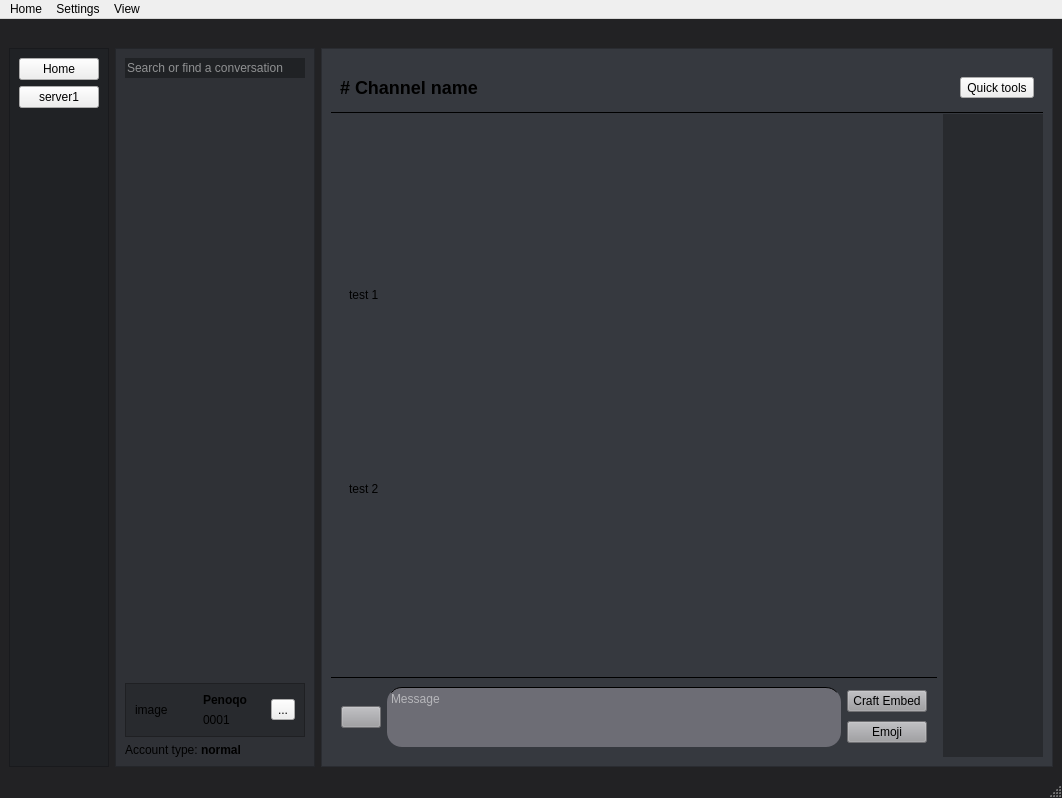
<?xml version="1.0" encoding="UTF-8"?>
<ui version="4.0">
 <class>MainWindow</class>
 <widget class="QMainWindow" name="MainWindow">
  <property name="geometry">
   <rect>
    <x>0</x>
    <y>0</y>
    <width>1062</width>
    <height>798</height>
   </rect>
  </property>
  <property name="windowTitle">
   <string>DiscordClient</string>
  </property>
  <property name="styleSheet">
   <string notr="true">QMainWindow {
background-color: #222224;
}
QScrollBar:vertical {
    border: 2px solid grey;
    background: #32CC99;
    height: 15px;
    margin: 0px 20px 0 20px;
}
QScrollBar::handle:vertical {
    background: white;
    min-width: 20px;
}
QScrollBar::add-line:vertical {
    border: 2px solid grey;
    background: #32CC99;
    width: 20px;
    subcontrol-position: right;
    subcontrol-origin: margin;
}
</string>
  </property>
  <widget class="QWidget" name="centralwidget">
   <layout class="QGridLayout" name="gridLayout">
    <item row="1" column="0">
     <widget class="QFrame" name="frame">
      <property name="minimumSize">
       <size>
        <width>50</width>
        <height>0</height>
       </size>
      </property>
      <property name="maximumSize">
       <size>
        <width>150</width>
        <height>16777215</height>
       </size>
      </property>
      <property name="styleSheet">
       <string notr="true">QFrame {
background-color: #202225;
}
</string>
      </property>
      <property name="frameShape">
       <enum>QFrame::StyledPanel</enum>
      </property>
      <property name="frameShadow">
       <enum>QFrame::Raised</enum>
      </property>
      <layout class="QVBoxLayout" name="verticalLayout">
       <item>
        <widget class="QPushButton" name="guild_1">
         <property name="text">
          <string>Home</string>
         </property>
        </widget>
       </item>
       <item>
        <widget class="QPushButton" name="guild_2">
         <property name="text">
          <string>server1</string>
         </property>
        </widget>
       </item>
       <item>
        <spacer name="verticalSpacer">
         <property name="orientation">
          <enum>Qt::Vertical</enum>
         </property>
         <property name="sizeHint" stdset="0">
          <size>
           <width>20</width>
           <height>40</height>
          </size>
         </property>
        </spacer>
       </item>
      </layout>
     </widget>
    </item>
    <item row="1" column="2">
     <widget class="QFrame" name="main_frame">
      <property name="styleSheet">
       <string notr="true">QFrame#main_frame {
background-color: #36393F;
border-bottom: 1px solid white;
}
QPushButton {
background-color: #9d9da1;
}

QPushButton:hover {
background-color: white;
}</string>
      </property>
      <property name="frameShape">
       <enum>QFrame::StyledPanel</enum>
      </property>
      <property name="frameShadow">
       <enum>QFrame::Raised</enum>
      </property>
      <layout class="QGridLayout" name="gridLayout_2">
       <item row="1" column="1" rowspan="2">
        <widget class="QScrollArea" name="scrollArea_2">
         <property name="minimumSize">
          <size>
           <width>70</width>
           <height>0</height>
          </size>
         </property>
         <property name="maximumSize">
          <size>
           <width>100</width>
           <height>16777215</height>
          </size>
         </property>
         <property name="styleSheet">
          <string notr="true">background-color: #282a2e;
border: 0px;
border-left: #2F3136;</string>
         </property>
         <property name="widgetResizable">
          <bool>true</bool>
         </property>
         <widget class="QWidget" name="scrollAreaWidgetContents_2">
          <property name="geometry">
           <rect>
            <x>0</x>
            <y>0</y>
            <width>100</width>
            <height>617</height>
           </rect>
          </property>
         </widget>
        </widget>
       </item>
       <item row="0" column="0" colspan="2">
        <widget class="QFrame" name="frame_top">
         <property name="minimumSize">
          <size>
           <width>0</width>
           <height>50</height>
          </size>
         </property>
         <property name="maximumSize">
          <size>
           <width>16777215</width>
           <height>40</height>
          </size>
         </property>
         <property name="styleSheet">
          <string notr="true">QFrame{
border: 1 solid black;
border-left: 0px;
border-right: 0px;
border-top: 0px;
}</string>
         </property>
         <property name="frameShape">
          <enum>QFrame::StyledPanel</enum>
         </property>
         <property name="frameShadow">
          <enum>QFrame::Raised</enum>
         </property>
         <layout class="QHBoxLayout" name="horizontalLayout_3">
          <item>
           <widget class="QLabel" name="label_5">
            <property name="styleSheet">
             <string notr="true">border: 0px;</string>
            </property>
            <property name="text">
             <string>&lt;h2&gt;# Channel name&lt;/h2&gt;</string>
            </property>
           </widget>
          </item>
          <item>
           <widget class="QToolButton" name="toolButton">
            <property name="text">
             <string>Quick tools</string>
            </property>
           </widget>
          </item>
         </layout>
        </widget>
       </item>
       <item row="2" column="0">
        <widget class="QFrame" name="frame_bottom">
         <property name="maximumSize">
          <size>
           <width>16777215</width>
           <height>80</height>
          </size>
         </property>
         <property name="styleSheet">
          <string notr="true">QFrame {
border-top: 1px solid black;
}</string>
         </property>
         <property name="frameShape">
          <enum>QFrame::StyledPanel</enum>
         </property>
         <property name="frameShadow">
          <enum>QFrame::Raised</enum>
         </property>
         <layout class="QHBoxLayout" name="horizontalLayout">
          <item>
           <widget class="QPushButton" name="pushButton_2">
            <property name="text">
             <string/>
            </property>
           </widget>
          </item>
          <item>
           <widget class="QTextBrowser" name="textBrowser">
            <property name="styleSheet">
             <string notr="true">QTextBrowser{
border-radius: 15px;
background-color: #6d6d75;
color: white;
}
QTextBrowser:hover {
border: 1px solid white;
}</string>
            </property>
            <property name="readOnly">
             <bool>false</bool>
            </property>
            <property name="placeholderText">
             <string>Message</string>
            </property>
           </widget>
          </item>
          <item>
           <layout class="QVBoxLayout" name="verticalLayout_4">
            <item>
             <widget class="QPushButton" name="pushButton_5">
              <property name="text">
               <string>Craft Embed</string>
              </property>
             </widget>
            </item>
            <item>
             <widget class="QPushButton" name="pushButton_3">
              <property name="text">
               <string>Emoji</string>
              </property>
             </widget>
            </item>
           </layout>
          </item>
         </layout>
        </widget>
       </item>
       <item row="1" column="0">
        <widget class="QScrollArea" name="scrollArea">
         <property name="styleSheet">
          <string notr="true">background-color: #36393F;
border: 0px;

                  	</string>
         </property>
         <property name="verticalScrollBarPolicy">
          <enum>Qt::ScrollBarAlwaysOn</enum>
         </property>
         <property name="widgetResizable">
          <bool>true</bool>
         </property>
         <property name="alignment">
          <set>Qt::AlignLeading|Qt::AlignLeft|Qt::AlignTop</set>
         </property>
         <widget class="QWidget" name="scrollAreaWidgetContents">
          <property name="geometry">
           <rect>
            <x>0</x>
            <y>0</y>
            <width>578</width>
            <height>530</height>
           </rect>
          </property>
          <layout class="QGridLayout" name="gridLayout_4">
           <item row="0" column="0">
            <widget class="QFrame" name="frame_text">
             <property name="styleSheet">
              <string notr="true">border: 0px;</string>
             </property>
             <property name="frameShape">
              <enum>QFrame::StyledPanel</enum>
             </property>
             <property name="frameShadow">
              <enum>QFrame::Raised</enum>
             </property>
             <layout class="QVBoxLayout" name="layout_text">
              <property name="rightMargin">
               <number>11</number>
              </property>
              <item>
               <widget class="QLabel" name="label_6">
                <property name="maximumSize">
                 <size>
                  <width>16777215</width>
                  <height>50</height>
                 </size>
                </property>
                <property name="text">
                 <string>test 1</string>
                </property>
                <property name="margin">
                 <number>10</number>
                </property>
                <property name="openExternalLinks">
                 <bool>true</bool>
                </property>
               </widget>
              </item>
              <item>
               <widget class="QLabel" name="label_7">
                <property name="maximumSize">
                 <size>
                  <width>16777215</width>
                  <height>50</height>
                 </size>
                </property>
                <property name="text">
                 <string>test 2</string>
                </property>
                <property name="wordWrap">
                 <bool>false</bool>
                </property>
                <property name="openExternalLinks">
                 <bool>true</bool>
                </property>
               </widget>
              </item>
             </layout>
            </widget>
           </item>
          </layout>
         </widget>
        </widget>
       </item>
      </layout>
     </widget>
    </item>
    <item row="1" column="1">
     <widget class="QFrame" name="frame_left">
      <property name="minimumSize">
       <size>
        <width>200</width>
        <height>0</height>
       </size>
      </property>
      <property name="maximumSize">
       <size>
        <width>150</width>
        <height>16777215</height>
       </size>
      </property>
      <property name="styleSheet">
       <string notr="true">QFrame {
background-color: #2F3136;
border-right: 0px;
}
QFrame#frame_left {
border-bottom: 1px solid white;
}
QPushButton {
    color: #333;
    border: 2px solid #555;
    border-radius: 20px;
    border-style: outset;
    background: qradialgradient(
        cx: 0.3, cy: -0.4, fx: 0.3, fy: -0.4,
        radius: 1.35, stop: 0 #fff, stop: 1 #888
        );
    padding: 5px;
}</string>
      </property>
      <property name="frameShape">
       <enum>QFrame::StyledPanel</enum>
      </property>
      <property name="frameShadow">
       <enum>QFrame::Raised</enum>
      </property>
      <layout class="QVBoxLayout" name="verticalLayout_2">
       <item>
        <widget class="QLineEdit" name="lineEdit">
         <property name="minimumSize">
          <size>
           <width>0</width>
           <height>20</height>
          </size>
         </property>
         <property name="maximumSize">
          <size>
           <width>16777215</width>
           <height>20</height>
          </size>
         </property>
         <property name="styleSheet">
          <string notr="true">background-color: #202225;
color: white;
border: 0px;</string>
         </property>
         <property name="placeholderText">
          <string>Search or find a conversation</string>
         </property>
        </widget>
       </item>
       <item>
        <widget class="QScrollArea" name="scrollArea_3">
         <property name="styleSheet">
          <string notr="true">background-color: #2F3136;
border: 0px;</string>
         </property>
         <property name="widgetResizable">
          <bool>true</bool>
         </property>
         <widget class="QWidget" name="scrollAreaWidgetContents_3">
          <property name="geometry">
           <rect>
            <x>0</x>
            <y>0</y>
            <width>176</width>
            <height>552</height>
           </rect>
          </property>
         </widget>
        </widget>
       </item>
       <item>
        <widget class="QFrame" name="frame_2">
         <property name="minimumSize">
          <size>
           <width>0</width>
           <height>50</height>
          </size>
         </property>
         <property name="styleSheet">
          <string notr="true">QFrame {
background-color: #282a2e;
}</string>
         </property>
         <property name="frameShape">
          <enum>QFrame::StyledPanel</enum>
         </property>
         <property name="frameShadow">
          <enum>QFrame::Raised</enum>
         </property>
         <layout class="QHBoxLayout" name="horizontalLayout_2">
          <item>
           <widget class="QLabel" name="label_3">
            <property name="text">
             <string>image</string>
            </property>
            <property name="scaledContents">
             <bool>true</bool>
            </property>
           </widget>
          </item>
          <item>
           <layout class="QVBoxLayout" name="verticalLayout_3">
            <item>
             <widget class="QLabel" name="label">
              <property name="text">
               <string>&lt;b&gt;Penoqo&lt;b&gt;</string>
              </property>
             </widget>
            </item>
            <item>
             <widget class="QLabel" name="label_2">
              <property name="text">
               <string>0001</string>
              </property>
             </widget>
            </item>
           </layout>
          </item>
          <item>
           <widget class="QToolButton" name="toolButton_2">
            <property name="text">
             <string>...</string>
            </property>
           </widget>
          </item>
         </layout>
        </widget>
       </item>
       <item>
        <widget class="QLabel" name="label_4">
         <property name="text">
          <string>Account type: &lt;b&gt;normal&lt;b&gt;</string>
         </property>
        </widget>
       </item>
      </layout>
     </widget>
    </item>
    <item row="0" column="1">
     <spacer name="verticalSpacer_2">
      <property name="orientation">
       <enum>Qt::Vertical</enum>
      </property>
      <property name="sizeType">
       <enum>QSizePolicy::Fixed</enum>
      </property>
      <property name="sizeHint" stdset="0">
       <size>
        <width>20</width>
        <height>20</height>
       </size>
      </property>
     </spacer>
    </item>
   </layout>
  </widget>
  <widget class="QMenuBar" name="menubar">
   <property name="geometry">
    <rect>
     <x>0</x>
     <y>0</y>
     <width>1062</width>
     <height>26</height>
    </rect>
   </property>
   <widget class="QMenu" name="menuHome">
    <property name="title">
     <string>Home</string>
    </property>
    <addaction name="actionExit"/>
   </widget>
   <widget class="QMenu" name="menuSettings">
    <property name="title">
     <string>Settings</string>
    </property>
    <addaction name="actionNetwork_status"/>
   </widget>
   <widget class="QMenu" name="menuView">
    <property name="title">
     <string>View</string>
    </property>
   </widget>
   <addaction name="menuHome"/>
   <addaction name="menuSettings"/>
   <addaction name="menuView"/>
  </widget>
  <widget class="QStatusBar" name="statusbar"/>
  <action name="actionNetwork_status">
   <property name="text">
    <string>Network status</string>
   </property>
  </action>
  <action name="actionExit">
   <property name="text">
    <string>Exit</string>
   </property>
  </action>
 </widget>
 <resources/>
 <connections/>
</ui>
